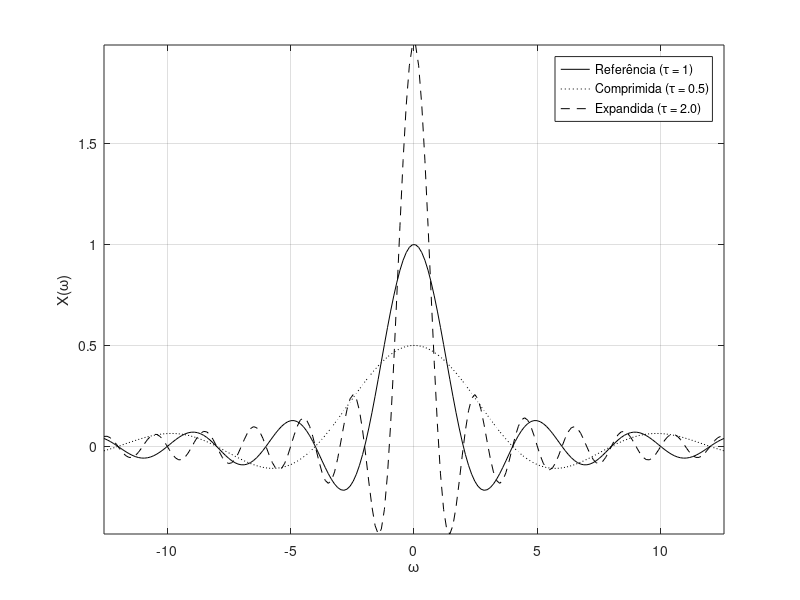

MATLAB code for this plot:
X = inline('tau*sinc(omega*tau/2)','omega','tau');
omega = linspace(-4*pi, 4*pi, 200);
plot(omega,X(omega,1),'k-',omega,X(omega,0.5),'k:',omega,X(omega,2),'k--');
grid; axis tight; xlabel('\omega'); ylabel('X(\omega)');
legend('Referência (\tau = 1)','Comprimida (\tau = 0.5)',...
       'Expandida (\tau = 2.0)');